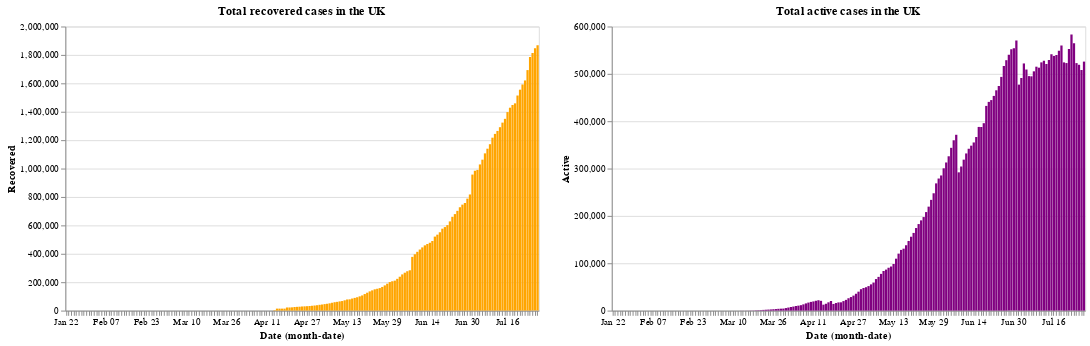

The cell this chart's notebook holds for it:
### Code cell
base.encode(y='Recovered', color=orange).properties(title='Total recovered cases in the UK')| base.encode(y='Active', color=purple).properties(title='Total active cases in the UK')

### Figure 1 — Vega-Lite specification as saved in the notebook (floating-point values rounded to 4 significant figures; data arrays with more than 128 entries replaced by an {"elided": "..."} marker saying what was removed)
{"config": {"view": {"continuousWidth": 400, "continuousHeight": 300}}, "hconcat": [{"mark": "bar", "encoding": {"color": {"value": "orange"}, "x": {"type": "ordinal", "field": "Date", "timeUnit": "monthdate"}, "y": {"type": "quantitative", "field": "Recovered"}}, "title": "Total recovered cases in the UK", "width": 500}, {"mark": "bar", "encoding": {"color": {"value": "purple"}, "x": {"type": "ordinal", "field": "Date", "timeUnit": "monthdate"}, "y": {"type": "quantitative", "field": "Active"}}, "title": "Total active cases in the UK", "width": 500}], "data": {"name": "data-b7c14f6e114b664be5a6b329d6be2387"}, "$schema": "https://vega.github.io/schema/vega-lite/v4.8.1.json", "datasets": {"data-b7c14f6e114b664be5a6b329d6be2387": {"elided": "189 records"}}}
